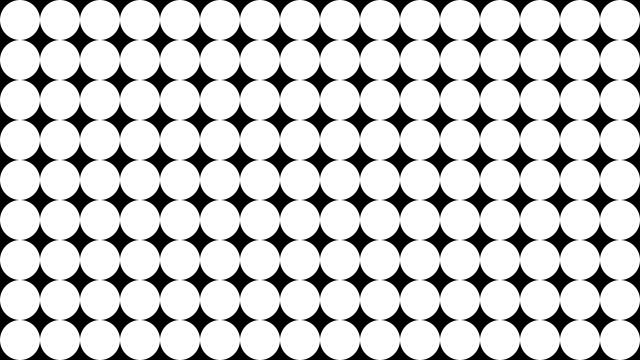
Frame 1 (no input)
Frame 60 (the mouse pressed at the canvas centre just before this capture): identical to frame 1, image omitted
Frame 120 (the mouse held since frame 60 and released just before this capture): identical to frame 1, image omitted

The Processing sketch that drew this single still picture (run headless with seeded random() and noise(); from frame 60 on, the mouse is pressed at the canvas centre):

// Processing sketch: grid_circles
// ── grid_circles.pde
// Grid of circles
// The Coding Train / Daniel Shiffman
// Processing Intro Series

float spacing = 40; 
void setup() {
  size(640, 360);
}

void draw() {
  background(0);
  fill(255); 
  noStroke(); 
  
  for (float x = 0; x <= width; x+=spacing) {
    for (float y = 0; y <= height; y+=spacing) {
      circle(x + spacing/2, y + spacing/2, spacing);
    }
  }
 
}
